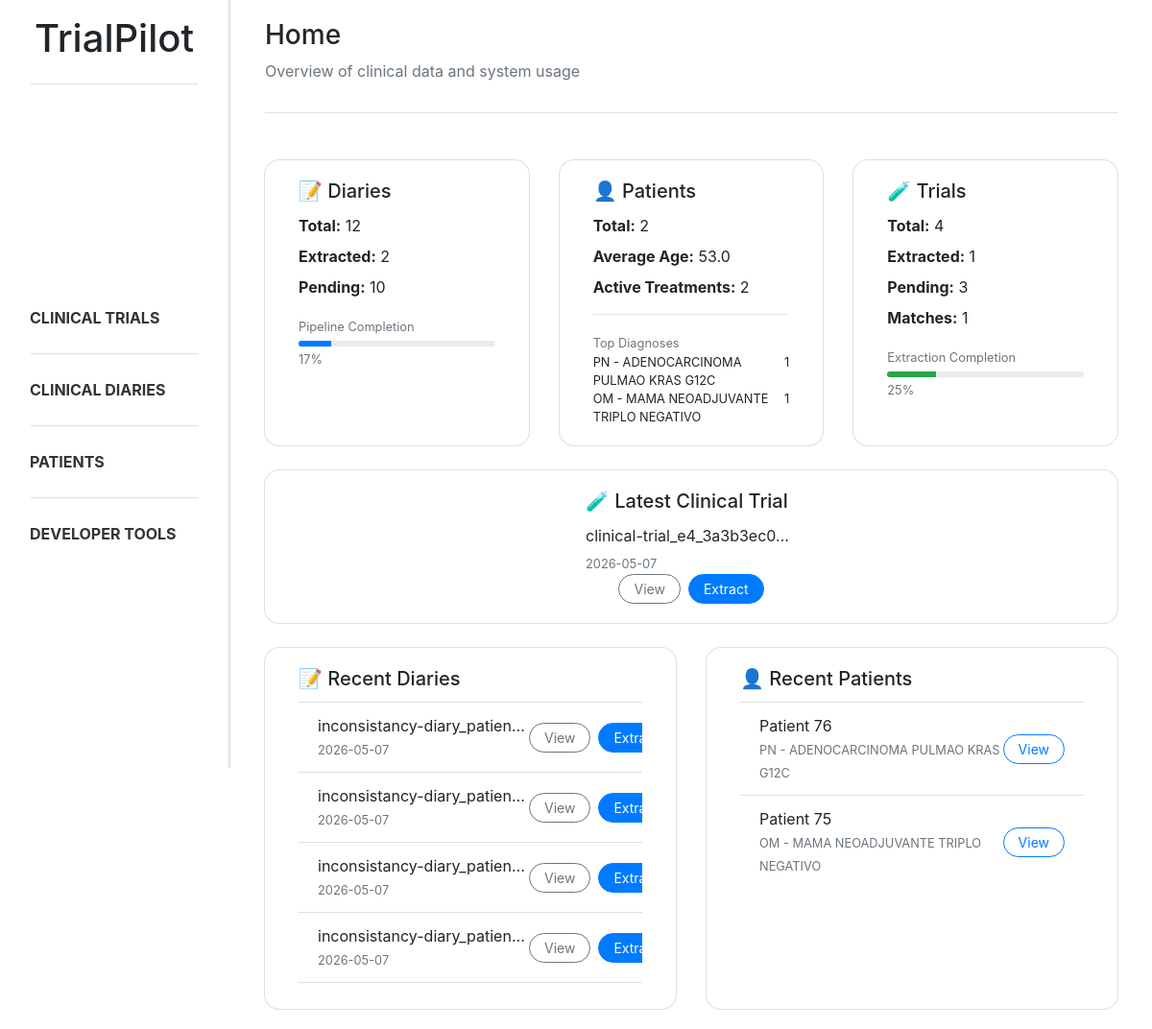
The app's page /, older data.
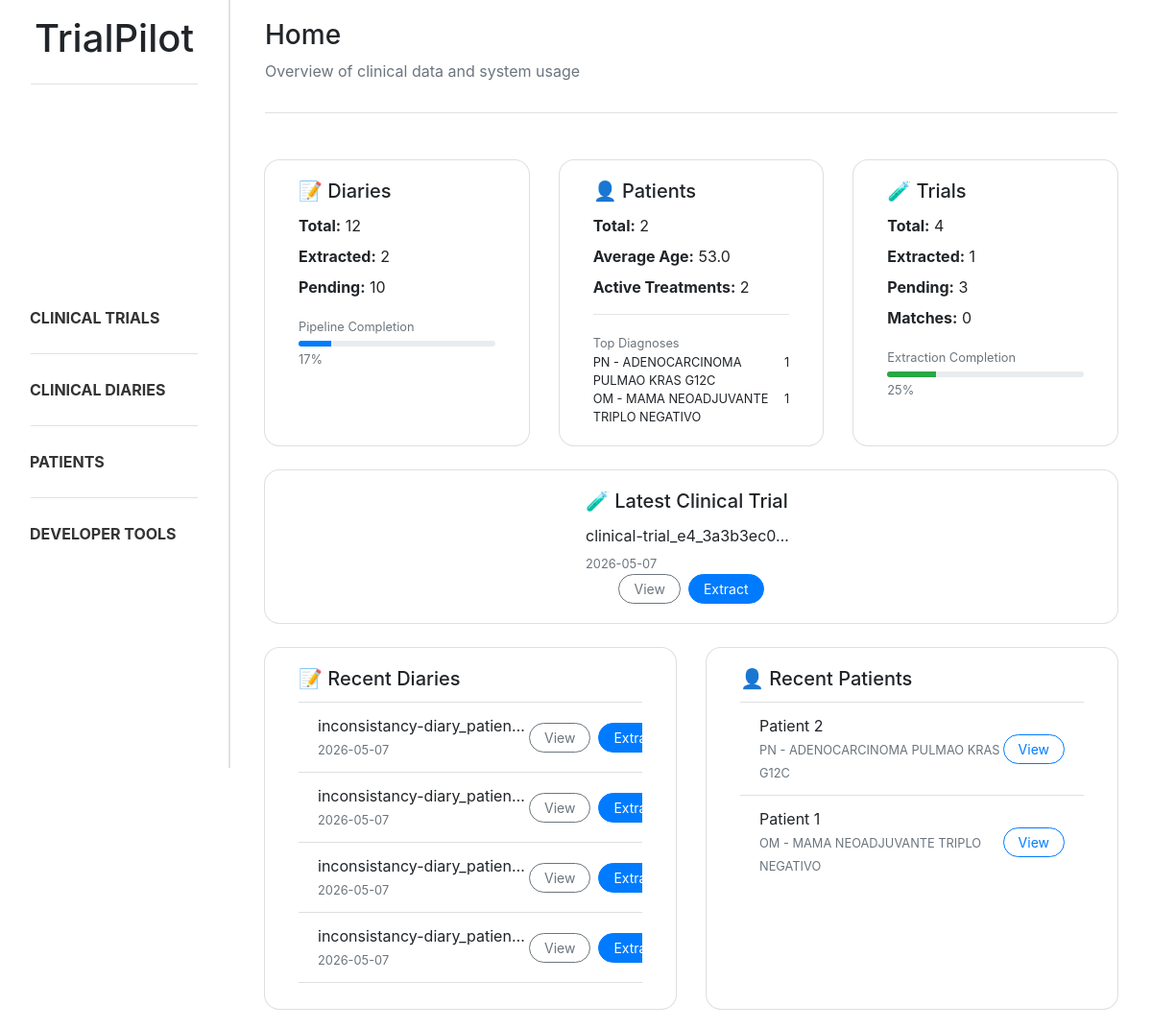
The same page, newer data.
### trialpilot/models.py (models this page shows, shortened)
class Document(models.Model):
    class DocumentType(models.TextChoices):
        CLINICAL_DIARY = "diary", "Clinical Diary"
        CLINICAL_TRIAL = "trial", "Clinical Trial"
    title = models.CharField(max_length=255)
    type = models.CharField(max_length=20, choices=DocumentType.choices)
    extracted = models.BooleanField(default=False)
    created_at = models.DateTimeField(auto_now_add=True)
    updated_at = models.DateTimeField(auto_now=True)

class Patient_profile(models.Model):
    class GenderType(models.TextChoices):
        MALE = "male", "Male"
        FEMALE = "female", "Female"
    class pathologyGroupType(models.TextChoices):
        CABECAPESCOCO = "cabeca_pescoco", "Cabeça e Pescoço"
        DERMATOLOGIA = "dermatologia", "Dermatologia"
        DIGESTIVO = "digestivo", "Digestivo"
        GINECOLOGIA = "ginecologia", "Ginecologia"
        MAMA = "mama", "Mama"
        ONCOLOGIA_PEDIATRICA = "oncologia_pediatrica", "Oncologia Pediátrica"
        PELE = "pele", "Pele"
        PNEUMOLOGIA = "pneumologia", "Pneumologia"
        SNC = "snc", "Tumores do Sistema Nervoso Central"
        TNE = "tne", "Tumores Neuroendócrinos"
    document = models.ForeignKey(Document, on_delete=models.CASCADE, related_name="patient_profiles")
    age = models.IntegerField(null=True, blank=True)
    gender = models.CharField(max_length=10, choices=GenderType.choices, null=True, blank=True)
    ecog_ps = models.IntegerField(null=True, blank=True)
    diagnosis = models.CharField(max_length=255, null=True, blank=True)
    diagnosis_date = models.DateField(null=True, blank=True)
    molecular_status = models.CharField(max_length=255, null=True, blank=True)
    stage = models.CharField(max_length=50, null=True, blank=True)
    control = models.CharField(max_length=255, null=True, blank=True)
    created_at = models.DateTimeField(auto_now_add=True)
    pathology_group = models.CharField(max_length=255, null=True, blank=True, choices=pathologyGroupType.choices)

### trialpilot/views.py (the view)
# urls.py: path('', index, name='index'),
def index(request):
    n_diaries = Document.objects.filter(type=Document.DocumentType.CLINICAL_DIARY).count()
    n_diaries_extracted = Document.objects.filter(type=Document.DocumentType.CLINICAL_DIARY, extracted=True).count()
    n_diaries_pending = n_diaries - n_diaries_extracted
    diary_completion = (n_diaries_extracted / n_diaries * 100) if n_diaries > 0 else 0
    last_five_diaries = Document.objects.filter(type=Document.DocumentType.CLINICAL_DIARY, extracted=False).order_by("-created_at")[:5]
    n_patients = Patient_profile.objects.count()
    avg_age = Patient_profile.objects.aggregate(Avg('age'))['age__avg']
    top_diagnoses = (
        Patient_profile.objects.values('diagnosis')
        .annotate(count=Count('id'))
        .order_by('-count')[:3]
    )
    active_treatments = Treatment.objects.filter(end_date__isnull=True).count()
    last_five_patients = Patient_profile.objects.order_by('-created_at')[:5]
    n_trials = Document.objects.filter(type=Document.DocumentType.CLINICAL_TRIAL).count()
    n_trials_extracted = Document.objects.filter(type=Document.DocumentType.CLINICAL_TRIAL, extracted=True).count()
    n_trials_pending = n_trials - n_trials_extracted
    trial_completion = (n_trials_extracted / n_trials * 100) if n_trials > 0 else 0
    n_matches = Patient_trial_match.objects.count()
    last_trial = Document.objects.filter(type=Document.DocumentType.CLINICAL_TRIAL, extracted=False).order_by("-created_at").first()
    return render(request, 'trialpilot/index.html', {
        'n_diaries': n_diaries,
        'n_diaries_extracted': n_diaries_extracted,
        'n_diaries_pending': n_diaries_pending,
        'diary_completion': diary_completion,
        'last_five_diaries': last_five_diaries,
        'n_patients': n_patients,
        'avg_age': avg_age,
        'top_diagnoses': top_diagnoses,
        'active_treatments': active_treatments,
        'last_five_patients': last_five_patients,
        'n_trials': n_trials,
        'n_trials_extracted': n_trials_extracted,
        'n_trials_pending': n_trials_pending,
        'trial_completion': trial_completion,
        'n_matches': n_matches,
        'last_trial': last_trial
    })

### trialpilot/templates/trialpilot/index.html (shortened to what this page needs)
{% extends "trialpilot/base.html" %}
{% block content %}
<div class="d-flex flex-column mb-4 ml-3 mr-3">
    <div>
        <h3>Home</h3>
        <p class="text-muted">Overview of clinical data and system usage</p>
    </div>
    <div class="sidebar-divider mb-4"></div>
</div>
<div class="container mt-4">
    <div class="row g-4">
        <div class="col-md-4">
            <div class="card shadow-sm rounded-ui hover-card h-100">
                <div class="card-body">
                    <h5 class="card-title">📝 Diaries</h5>
                    <div class="mb-2">
                        <strong>Total:</strong> {{ n_diaries }}
                    </div>
                    <div class="mb-2">
                        <strong>Extracted:</strong> {{ n_diaries_extracted }}
                    </div>
                    <div class="mb-2">
                        <strong>Pending:</strong> {{ n_diaries_pending }}
                    </div>
                    <div class="mt-3">
                        <small class="text-muted">Pipeline Completion</small>
                        <div class="progress mt-1" style="height:6px;">
                            <div class="progress-bar" style="width: {{ diary_completion }}%">
                            </div>
                        </div>
                        <small class="text-muted">{{ diary_completion|floatformat:0 }}%</small>
                    </div>
                </div>
            </div>
        </div>
        <div class="col-md-4">
            <div class="card shadow-sm rounded-ui hover-card h-100">
                <div class="card-body">
                    <h5 class="card-title">👤 Patients</h5>
                    <div class="mb-2">
                        <strong>Total:</strong> {{ n_patients }}
                    </div>
                    <div class="mb-2">
                        <strong>Average Age:</strong> {{ avg_age|floatformat:1 }}
                    </div>
                    <div class="mb-2">
                        <strong>Active Treatments:</strong> {{ active_treatments }}
                    </div>
                    <hr>
                    <small class="text-muted">Top Diagnoses</small>
                    {% for diag in top_diagnoses %}
                    <div class="d-flex justify-content-between small">
                        <span>{{ diag.diagnosis }}</span>
                        <span>{{ diag.count }}</span>
                    </div>
                    {% endfor %}
                </div>
            </div>
        </div>
        <div class="col-md-4">
            <div class="card shadow-sm rounded-ui hover-card h-100">
                <div class="card-body">
                    <h5 class="card-title">🧪 Trials</h5>
                    <div class="mb-2">
                        <strong>Total:</strong> {{ n_trials }}
                    </div>
                    <div class="mb-2">
                        <strong>Extracted:</strong> {{ n_trials_extracted }}
                    </div>
                    <div class="mb-2">
                        <strong>Pending:</strong> {{ n_trials_pending }}
                    </div>
                    <div class="mb-2">
                        <strong>Matches:</strong> {{ n_matches }}
                    </div>
                    <div class="mt-3">
                        <small class="text-muted">Extraction Completion</small>
                        <div class="progress mt-1" style="height:6px;">
                            <div class="progress-bar bg-success" style="width: {{ trial_completion }}%">
                            </div>
                        </div>
                        <small class="text-muted">{{ trial_completion|floatformat:0 }}%</small>
                    </div>
                </div>
            </div>
        </div>
    </div>
    <div class="card shadow-sm mt-4 rounded-ui hover-card">
        <div class="card-body d-flex justify-content-between align-items-center">
            <div>
                <h5 class="card-title">🧪 Latest Clinical Trial</h5>
                {% if last_trial %}
                <p class="mb-1 truncate-text" title="{{ last_trial.title }}">{{ last_trial.title }}</p>
                <small class="text-muted">{{ last_trial.created_at|date:"Y-m-d" }}</small>
                {% else %}
                <p class="text-muted mb-0">No trials available.</p>
                {% endif %}
            </div>
            {% if last_trial %}
            <div class="d-flex">
                <a href="{% url 'trial_details' last_trial.id %}"
                    class="btn btn-outline-secondary btn-sm mr-2 rounded-ui">
                    View
                </a>
                <a href="{% url 'criteria_extraction' last_trial.id %}" class="btn btn-primary btn-sm rounded-ui">
                    Extract
                </a>
            </div>
            {% endif %}
        </div>
    </div>
    <div class="row mt-4 align-items-stretch">
        <div class="col-md-6 d-flex">
            <div class="card shadow-sm rounded-ui hover-card w-100">
                <div class="card-body">
                    <h5 class="card-title">📝 Recent Diaries</h5>
                    <ul class="list-group list-group-flush">
                        {% for d in last_five_diaries %}
                        <li class="list-group-item d-flex justify-content-between align-items-center">
                            <div>
                                <div class="truncate-text" title="{{ d.title }}">{{ d.title }}</div>
                                <small class="text-muted">{{ d.created_at|date:"Y-m-d" }}</small>
                            </div>
                            <div class="d-flex">
                                <a href="{% url 'diary_details' d.id %}"
                                    class="btn btn-outline-secondary btn-sm  mr-2 rounded-ui">
                                    View
                                </a>
                                <a href="{% url 'parameter_extraction' d.id %}"
                                    class="btn btn-primary btn-sm rounded-ui">
                                    Extract
                                </a>
                            </div>
                        </li>
                        {% empty %}
                        <li class="list-group-item">No diaries available.</li>
                        {% endfor %}
                    </ul>
                </div>
            </div>
        </div>
        <div class="col-md-6 d-flex">
            <div class="card shadow-sm rounded-ui hover-card w-100">
                <div class="card-body">
                    <h5 class="card-title">👤 Recent Patients</h5>
                    <ul class="list-group list-group-flush">
                        {% for p in last_five_patients %}
                        <li class="list-group-item d-flex justify-content-between align-items-center
                            patient-card-trigger" data-id="{{ p.id }}" data-age="{{ p.age }}"
                            data-ecog="{{ p.ecog_ps }}" data-diagnosis="{{ p.diagnosis }}"
                            data-date="{{ p.diagnosis_date }}" data-molecular="{{ p.molecular_status }}"
                            data-stage="{{ p.stage }}" data-control="{{ p.control }}" data-treatments='[
                            ]'>
                            <div>
                                <div>Patient {{ p.id }}</div>
                                <small class="text-muted">{{ p.diagnosis }}</small>
                            </div>
                            <div>
                                <button class="btn btn-outline-primary btn-sm view-patient-btn rounded-ui">
                                    View
                                </button>
                            </div>
                        </li>
                        {% empty %}
                        <li class="list-group-item">No patients available.</li>
                        {% endfor %}
                    </ul>
                </div>
            </div>
        </div>
    </div>
</div>
{% endblock %}

### trialpilot/templates/trialpilot/base.html (shortened to what this page needs)
{% load static %}
<!DOCTYPE html>
<html lang="en">
<head>
    <link href="{% static 'css/bootstrap.css' %}" rel="stylesheet">
    <link href="{% static 'css/style.css' %}" rel="stylesheet">
    <link rel="stylesheet" href="https://cdn.jsdelivr.net/npm/bootstrap-icons@1.11.1/font/bootstrap-icons.css">
</head>
<body>
    <div class="sidebar p-3 sidebar-border d-flex flex-column">
        <header>
            <a href="{% url 'index' %}" style="text-decoration: none; color: inherit;">
                <h1 style="text-align: center;">TrialPilot</h1>
            </a>
        </header>
        <div class="sidebar-divider ml-3 mr-3"></div>
        <ul class="nav flex-column my-auto">
            <li class="nav-item"><a class="nav-link" href="{% url 'trial_list' %}"><b>CLINICAL TRIALS</b></a></li>
            <div class="sidebar-divider ml-3 mr-3"></div>
            <li class="nav-item"><a class="nav-link" href="{% url 'diary_list' %}"><b>CLINICAL DIARIES</b></a></li>
            <div class="sidebar-divider ml-3 mr-3"></div>
            <li class="nav-item"><a class="nav-link" href="{% url 'patient_list' %}"><b>PATIENTS</b></a></li>
            <div class="sidebar-divider ml-3 mr-3"></div>
            <li class="nav-item"><a class="nav-link" href="{% url 'dev_tools' %}"><b>DEVELOPER TOOLS</b></a></li>
        </ul>
    </div>
    <main class="main-content">
        {% block content %}{% endblock %}
    </main>
</body>
</html>

### static/css/style.css (style rules this page uses)
body { overflow-x: hidden; }
html, body { height: 100%; }
.nav-link { display: block; padding: 10px 15px; border-radius: 10px; color: #333; transition: all 0.2s ease; }
.sidebar { position: fixed; top: 0; left: 0; width: 240px; height: 100vh; overflow-y: auto; background: white; z-index: 1000; }
.main-content { margin-left: 240px; padding: 20px; }
.sidebar-border { border-right: 2px solid #dee2e6; }
.sidebar-divider { height: 1px; background-color: #dee2e6; margin-bottom: 15px; margin-top: 15px; }
.rounded-ui { border-radius: 1rem !important; padding-left: 15px; padding-right: 15px; }
.hover-card { transition: all 0.2s ease-in-out; cursor: pointer; }
.card-body { display: flex; flex-direction: column; justify-content: center; }
.card-body { display: block; }
.truncate-text { max-width: 220px; white-space: nowrap; overflow: hidden; text-overflow: ellipsis; }
.card-body ul { max-height: 300px; overflow-y: auto; }

Row changes from the older to the newer data that the page shows:
removed Patient_profile: id "76", diagnosis "PN - ADENOCARCINOMA PULMAO KRAS G12C"
removed Patient_profile: id "75", diagnosis "OM - MAMA NEOADJUVANTE TRIPLO NEGATIVO"
added Patient_profile: id "2", diagnosis "PN - ADENOCARCINOMA PULMAO KRAS G12C"
added Patient_profile: id "1", diagnosis "OM - MAMA NEOADJUVANTE TRIPLO NEGATIVO"
Text that changed along with them:
{{ n_matches }}: "1" → "0"
